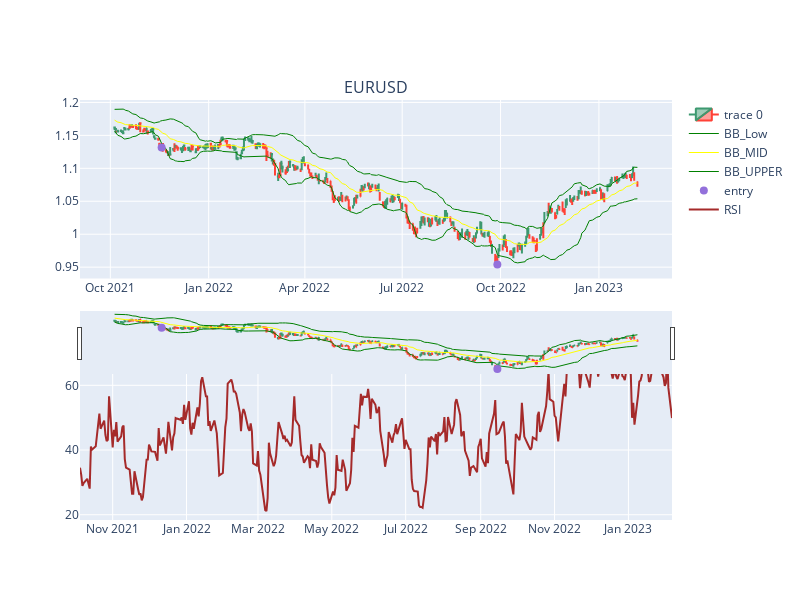
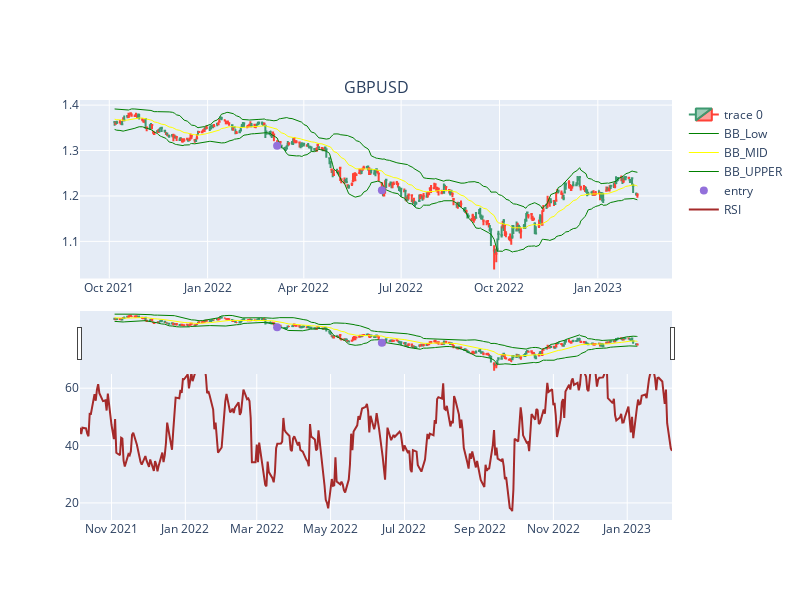
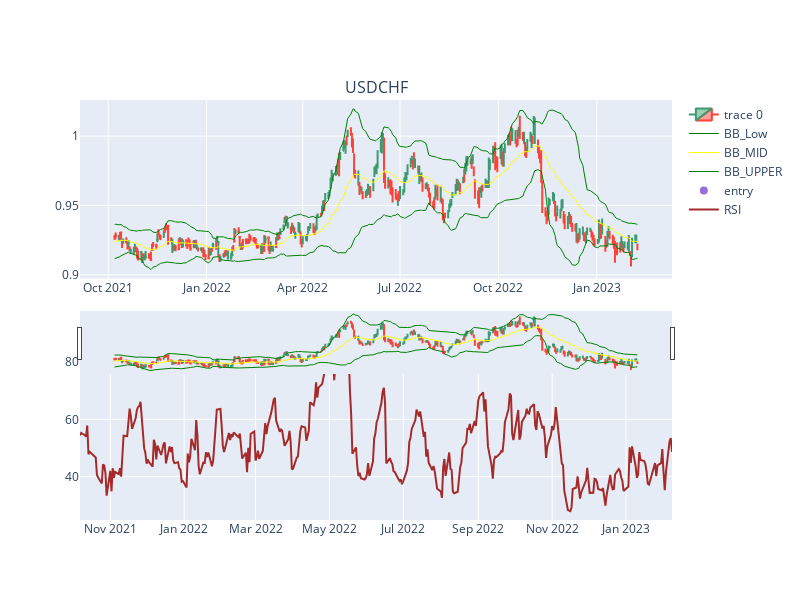
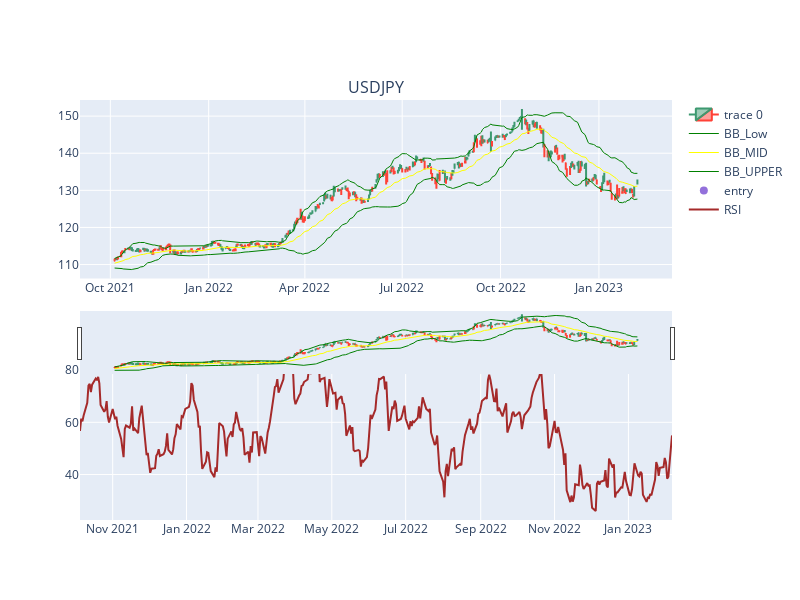

Notebook code cell kept with these figures, in order:
### Code cell
st=2600
for name, df in forex_dict.items():
    dfpl = df[st:st+350]

    # Create a plot with 2 rows
    fig = make_subplots(rows=2, cols=1, column_titles=[name])

    # Add candlestick plot on the first row
    fig.add_trace(go.Candlestick(x=dfpl.index,
                                open=dfpl['Open'],
                                high=dfpl['High'],
                                low=dfpl['Low'],
                                close=dfpl['Close']),
                row=1, col=1)

    # Add Bollinger Bands, EMA lines on the same subplot
    fig.add_trace(go.Scatter(x=dfpl.index, y=dfpl['bb_low'],
                            line=dict(color='green', width=1),
                            name="BB_Low"),
                row=1, col=1)
    
    fig.add_trace(go.Scatter(x=dfpl.index, y=dfpl['bb_mid'],
                            line=dict(color='yellow', width=1),
                            name="BB_MID"),
                row=1, col=1)

    fig.add_trace(go.Scatter(x=dfpl.index, y=dfpl['bb_up'],
                            line=dict(color='green', width=1),
                            name="BB_UPPER"),
                row=1, col=1)

    # Add markers for trade entry points on the same subplot
    fig.add_trace(go.Scatter(x=dfpl.index, y=dfpl['pointpos'], mode="markers",
                            marker=dict(size=8, color="MediumPurple"),
                            name="entry"),
                row=1, col=1)

    # Add markers for trade entry points on the same subplot
    fig.add_trace(go.Scatter(x=dfpl.index, y=dfpl['rsi'], 
                            line=dict(color='brown', width=2),
                            name="RSI"),
                row=2, col=1)

    fig.update_layout(width=800, height=600, sliders=[])
    fig.show()

### Figure 1 — Plotly figure (JSON) as saved in the notebook; plotly's stock layout.template omitted (floating-point values rounded to 4 significant figures; data arrays with more than 128 entries replaced by an {"elided": "..."} marker saying what was removed)
{"data": [{"close": {"elided": "350 float values"}, "high": {"elided": "350 float values"}, "low": {"elided": "350 float values"}, "open": {"elided": "350 float values"}, "type": "candlestick", "x": {"elided": "350 str values"}, "xaxis": "x", "yaxis": "y"}, {"line": {"color": "green", "width": 1}, "name": "BB_Low", "type": "scatter", "x": {"elided": "350 str values"}, "xaxis": "x", "y": {"elided": "350 float values"}, "yaxis": "y"}, {"line": {"color": "yellow", "width": 1}, "name": "BB_MID", "type": "scatter", "x": {"elided": "350 str values"}, "xaxis": "x", "y": {"elided": "350 float values"}, "yaxis": "y"}, {"line": {"color": "green", "width": 1}, "name": "BB_UPPER", "type": "scatter", "x": {"elided": "350 str values"}, "xaxis": "x", "y": {"elided": "350 float values"}, "yaxis": "y"}, {"marker": {"color": "MediumPurple", "size": 8}, "mode": "markers", "name": "entry", "type": "scatter", "x": {"elided": "350 str values"}, "xaxis": "x", "y": {"elided": "350 float values"}, "yaxis": "y"}, {"line": {"color": "brown", "width": 2}, "name": "RSI", "type": "scatter", "x": {"elided": "350 str values"}, "xaxis": "x2", "y": {"elided": "350 float values"}, "yaxis": "y2"}], "layout": {"annotations": [{"font": {"size": 16}, "showarrow": false, "text": "EURUSD", "x": 0.5, "xanchor": "center", "xref": "paper", "y": 1, "yanchor": "bottom", "yref": "paper"}], "height": 600, "width": 800, "xaxis": {"anchor": "y", "domain": [0, 1]}, "xaxis2": {"anchor": "y2", "domain": [0, 1]}, "yaxis": {"anchor": "x", "domain": [0.575, 1]}, "yaxis2": {"anchor": "x2", "domain": [0, 0.425]}}}

### Figure 2 — Plotly figure (JSON) as saved in the notebook; plotly's stock layout.template omitted (floating-point values rounded to 4 significant figures; data arrays with more than 128 entries replaced by an {"elided": "..."} marker saying what was removed)
{"data": [{"close": {"elided": "350 float values"}, "high": {"elided": "350 float values"}, "low": {"elided": "350 float values"}, "open": {"elided": "350 float values"}, "type": "candlestick", "x": {"elided": "350 str values"}, "xaxis": "x", "yaxis": "y"}, {"line": {"color": "green", "width": 1}, "name": "BB_Low", "type": "scatter", "x": {"elided": "350 str values"}, "xaxis": "x", "y": {"elided": "350 float values"}, "yaxis": "y"}, {"line": {"color": "yellow", "width": 1}, "name": "BB_MID", "type": "scatter", "x": {"elided": "350 str values"}, "xaxis": "x", "y": {"elided": "350 float values"}, "yaxis": "y"}, {"line": {"color": "green", "width": 1}, "name": "BB_UPPER", "type": "scatter", "x": {"elided": "350 str values"}, "xaxis": "x", "y": {"elided": "350 float values"}, "yaxis": "y"}, {"marker": {"color": "MediumPurple", "size": 8}, "mode": "markers", "name": "entry", "type": "scatter", "x": {"elided": "350 str values"}, "xaxis": "x", "y": {"elided": "350 float values"}, "yaxis": "y"}, {"line": {"color": "brown", "width": 2}, "name": "RSI", "type": "scatter", "x": {"elided": "350 str values"}, "xaxis": "x2", "y": {"elided": "350 float values"}, "yaxis": "y2"}], "layout": {"annotations": [{"font": {"size": 16}, "showarrow": false, "text": "GBPUSD", "x": 0.5, "xanchor": "center", "xref": "paper", "y": 1, "yanchor": "bottom", "yref": "paper"}], "height": 600, "width": 800, "xaxis": {"anchor": "y", "domain": [0, 1]}, "xaxis2": {"anchor": "y2", "domain": [0, 1]}, "yaxis": {"anchor": "x", "domain": [0.575, 1]}, "yaxis2": {"anchor": "x2", "domain": [0, 0.425]}}}

### Figure 3 — Plotly figure (JSON) as saved in the notebook; plotly's stock layout.template omitted (floating-point values rounded to 4 significant figures; data arrays with more than 128 entries replaced by an {"elided": "..."} marker saying what was removed)
{"data": [{"close": {"elided": "350 float values"}, "high": {"elided": "350 float values"}, "low": {"elided": "350 float values"}, "open": {"elided": "350 float values"}, "type": "candlestick", "x": {"elided": "350 str values"}, "xaxis": "x", "yaxis": "y"}, {"line": {"color": "green", "width": 1}, "name": "BB_Low", "type": "scatter", "x": {"elided": "350 str values"}, "xaxis": "x", "y": {"elided": "350 float values"}, "yaxis": "y"}, {"line": {"color": "yellow", "width": 1}, "name": "BB_MID", "type": "scatter", "x": {"elided": "350 str values"}, "xaxis": "x", "y": {"elided": "350 float values"}, "yaxis": "y"}, {"line": {"color": "green", "width": 1}, "name": "BB_UPPER", "type": "scatter", "x": {"elided": "350 str values"}, "xaxis": "x", "y": {"elided": "350 float values"}, "yaxis": "y"}, {"marker": {"color": "MediumPurple", "size": 8}, "mode": "markers", "name": "entry", "type": "scatter", "x": {"elided": "350 str values"}, "xaxis": "x", "y": {"elided": "350 null values"}, "yaxis": "y"}, {"line": {"color": "brown", "width": 2}, "name": "RSI", "type": "scatter", "x": {"elided": "350 str values"}, "xaxis": "x2", "y": {"elided": "350 float values"}, "yaxis": "y2"}], "layout": {"annotations": [{"font": {"size": 16}, "showarrow": false, "text": "USDCHF", "x": 0.5, "xanchor": "center", "xref": "paper", "y": 1, "yanchor": "bottom", "yref": "paper"}], "height": 600, "width": 800, "xaxis": {"anchor": "y", "domain": [0, 1]}, "xaxis2": {"anchor": "y2", "domain": [0, 1]}, "yaxis": {"anchor": "x", "domain": [0.575, 1]}, "yaxis2": {"anchor": "x2", "domain": [0, 0.425]}}}

### Figure 4 — Plotly figure (JSON) as saved in the notebook; plotly's stock layout.template omitted (floating-point values rounded to 4 significant figures; data arrays with more than 128 entries replaced by an {"elided": "..."} marker saying what was removed)
{"data": [{"close": {"elided": "350 float values"}, "high": {"elided": "350 float values"}, "low": {"elided": "350 float values"}, "open": {"elided": "350 float values"}, "type": "candlestick", "x": {"elided": "350 str values"}, "xaxis": "x", "yaxis": "y"}, {"line": {"color": "green", "width": 1}, "name": "BB_Low", "type": "scatter", "x": {"elided": "350 str values"}, "xaxis": "x", "y": {"elided": "350 float values"}, "yaxis": "y"}, {"line": {"color": "yellow", "width": 1}, "name": "BB_MID", "type": "scatter", "x": {"elided": "350 str values"}, "xaxis": "x", "y": {"elided": "350 float values"}, "yaxis": "y"}, {"line": {"color": "green", "width": 1}, "name": "BB_UPPER", "type": "scatter", "x": {"elided": "350 str values"}, "xaxis": "x", "y": {"elided": "350 float values"}, "yaxis": "y"}, {"marker": {"color": "MediumPurple", "size": 8}, "mode": "markers", "name": "entry", "type": "scatter", "x": {"elided": "350 str values"}, "xaxis": "x", "y": {"elided": "350 null values"}, "yaxis": "y"}, {"line": {"color": "brown", "width": 2}, "name": "RSI", "type": "scatter", "x": {"elided": "350 str values"}, "xaxis": "x2", "y": {"elided": "350 float values"}, "yaxis": "y2"}], "layout": {"annotations": [{"font": {"size": 16}, "showarrow": false, "text": "USDJPY", "x": 0.5, "xanchor": "center", "xref": "paper", "y": 1, "yanchor": "bottom", "yref": "paper"}], "height": 600, "width": 800, "xaxis": {"anchor": "y", "domain": [0, 1]}, "xaxis2": {"anchor": "y2", "domain": [0, 1]}, "yaxis": {"anchor": "x", "domain": [0.575, 1]}, "yaxis2": {"anchor": "x2", "domain": [0, 0.425]}}}
